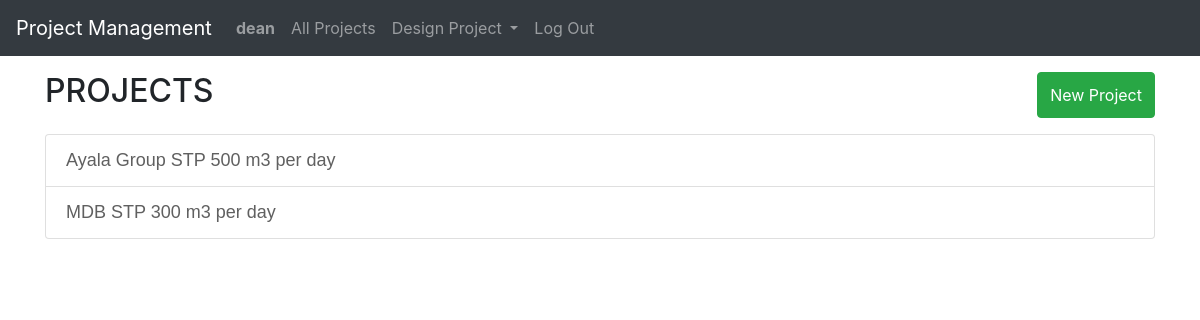
Page / (signed in) on the earlier database version.
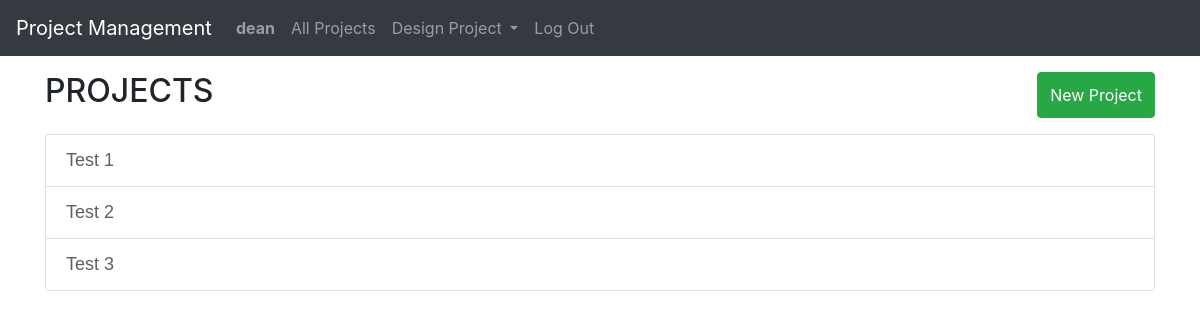
Same page on the later database version.
### engineering/models.py (models this page shows, shortened)
class Project(models.Model):
    proj_name = models.CharField(max_length=300)

### engineering/views.py (the view, shortened to what this page needs)
# urls.py: path("", views.index, name="index"),
def index(request):
    if request.method == 'GET':
        projects = Project.objects.all().order_by("proj_name")
        return render(request, "engineering/index.html", {
            "projects": projects,
        })

### engineering/templates/engineering/index.html (shortened to what this page needs)
{% extends "engineering/layout.html" %}
{% load static %}
{% block body %}
    <div class='container'>
            <div class="d-flex justify-content-between my-3">
            <h2>PROJECTS</h2>
            <button type="button" class="btn btn-success" data-toggle="modal" data-target="#exampleModalCenter">
                New Project
            </button>
            </div>
            <ul class="list-group">
            {% for project in projects%}
                <li class="list-group-item"><a href="{% url "project" id=project.id %}" class="project-list">{{ project.proj_name }}</a></li>
            {% endfor %}
            </ul>
            <br>
            </div>
    </div>
{% endblock %}

Differences in the rows shown:
changed Project: proj_name "Ayala Group STP 500 m3 per day" → "Test 1"
changed Project: proj_name "MDB STP 300 m3 per day" → "Test 2"
added Project: proj_name "Test 3"
